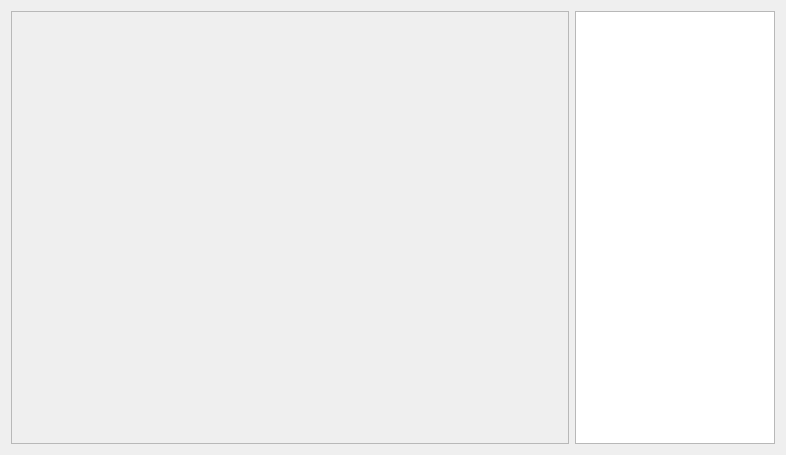
<?xml version="1.0" encoding="UTF-8"?>
<ui version="4.0">
 <class>WidgetTransGraph</class>
 <widget class="QWidget" name="WidgetTransGraph">
  <property name="geometry">
   <rect>
    <x>0</x>
    <y>0</y>
    <width>786</width>
    <height>455</height>
   </rect>
  </property>
  <property name="windowTitle">
   <string>Form</string>
  </property>
  <layout class="QVBoxLayout" name="verticalLayout_2">
   <item>
    <layout class="QHBoxLayout" name="horizontalLayout_2">
     <item>
      <widget class="QFrame" name="framePlot">
       <property name="minimumSize">
        <size>
         <width>300</width>
         <height>300</height>
        </size>
       </property>
       <property name="frameShape">
        <enum>QFrame::StyledPanel</enum>
       </property>
       <property name="frameShadow">
        <enum>QFrame::Raised</enum>
       </property>
       <layout class="QVBoxLayout" name="verticalLayoutPlot">
        <property name="leftMargin">
         <number>3</number>
        </property>
        <property name="topMargin">
         <number>3</number>
        </property>
        <property name="rightMargin">
         <number>3</number>
        </property>
        <property name="bottomMargin">
         <number>3</number>
        </property>
       </layout>
      </widget>
     </item>
     <item>
      <widget class="QTableWidget" name="tableWidget">
       <property name="minimumSize">
        <size>
         <width>0</width>
         <height>0</height>
        </size>
       </property>
       <property name="maximumSize">
        <size>
         <width>200</width>
         <height>100000</height>
        </size>
       </property>
       <property name="cursor" stdset="0">
        <cursorShape>ArrowCursor</cursorShape>
       </property>
       <property name="autoScrollMargin">
        <number>0</number>
       </property>
       <property name="gridStyle">
        <enum>Qt::DashLine</enum>
       </property>
       <attribute name="horizontalHeaderVisible">
        <bool>false</bool>
       </attribute>
       <attribute name="horizontalHeaderCascadingSectionResizes">
        <bool>true</bool>
       </attribute>
       <attribute name="horizontalHeaderDefaultSectionSize">
        <number>40</number>
       </attribute>
       <attribute name="horizontalHeaderMinimumSectionSize">
        <number>0</number>
       </attribute>
       <attribute name="horizontalHeaderShowSortIndicator" stdset="0">
        <bool>false</bool>
       </attribute>
       <attribute name="horizontalHeaderStretchLastSection">
        <bool>true</bool>
       </attribute>
       <attribute name="verticalHeaderVisible">
        <bool>false</bool>
       </attribute>
       <column>
        <property name="text">
         <string/>
        </property>
       </column>
       <column>
        <property name="text">
         <string>Nuclide</string>
        </property>
       </column>
      </widget>
     </item>
    </layout>
   </item>
  </layout>
 </widget>
 <resources/>
 <connections/>
</ui>
